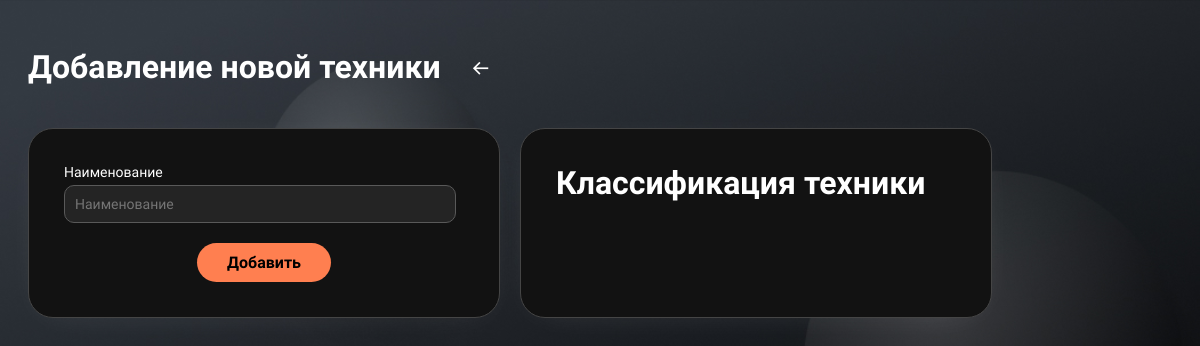
Page /technic_types_actions (signed in) on the earlier database version.
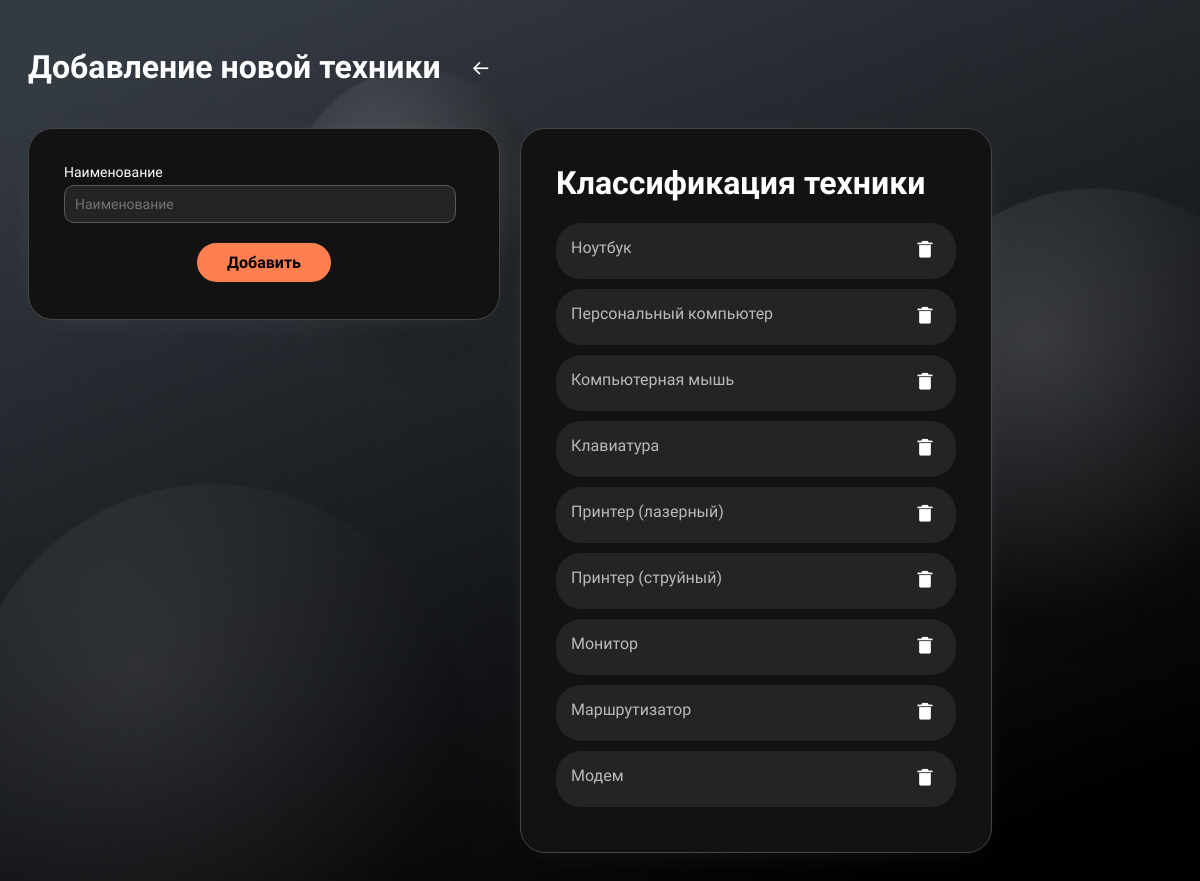
Same page on the later database version.
### RSapplication/models.py (models this page shows, shortened)
class TechnicType(models.Model):
    name_type = models.TextField(max_length=50, verbose_name='Наименование типа')
    class Meta:
        verbose_name = 'Тип техники'
        verbose_name_plural = 'Типы техники'

### RSapplication/views.py (the view, shortened to what this page needs)
# urls.py: path('technic_types_actions', add_tech_type, name='TypesPage'),
@login_required
def add_tech_type(request):
    types = TechnicType.objects.all()
    form = TechTypeForm()
    return render(request, 'RSapplication/technic_types.html', {'form': form, 'types': types})

### RSapplication/forms.py
class TechTypeForm(forms.ModelForm):
    class Meta:
        model = TechnicType
        fields = ['name_type']
        widgets = {
            "name_type": forms.TextInput(attrs={
                'class': 'form-control',
                'placeholder': 'Наименование'
            }),
        }

### RSapplication/templates/RSapplication/technic_types.html (shortened to what this page needs)
{% load static %}
<!DOCTYPE html>
<html lang="en">
<head>
</head>
<link href='https://unpkg.com/boxicons@2.1.4/css/boxicons.min.css' rel='stylesheet'>
<link rel="stylesheet" type="text/css" href="{% static 'css/technic_types.css' %}">
<body>
<div class="header-back">
    <h1>Добавление новой техники</h1>
<a class='back_arrow' href="{% url 'ManagerHomePage' %}"><i class='bx bx-arrow-back'></i></a>
</div>
<div class='type_page'>
    <form class="create_type" method="post" name="add_type">
        <div class="input-group">
            <label for="id_username">Наименование</label>
            {{ form.name_type }}
        </div>
        <div class="button-center">
            <button type="submit">Добавить</button>
        </div>
    </form>
    <div class="types_list">
        <h1>Классификация техники</h1>
            {% for type in types %}
                <div class="type-info">
                    <li>{{ type.name_type }}</li>
                    <form method="post" style="display: inline;">
                        <button type="submit"><i class='bx bxs-trash-alt' ></i></button>
                    </form>
                </div>
            {% endfor %}
    </div>
</div>
</body>
</html>

Differences in the rows shown:
added TechnicType: name_type "Ноутбук"
added TechnicType: name_type "Персональный компьютер"
added TechnicType: name_type "Компьютерная мышь"
added TechnicType: name_type "Клавиатура"
added TechnicType: name_type "Принтер (лазерный)"
added TechnicType: name_type "Принтер (струйный)"
added TechnicType: name_type "Монитор"
added TechnicType: name_type "Маршрутизатор"
added TechnicType: name_type "Модем"
